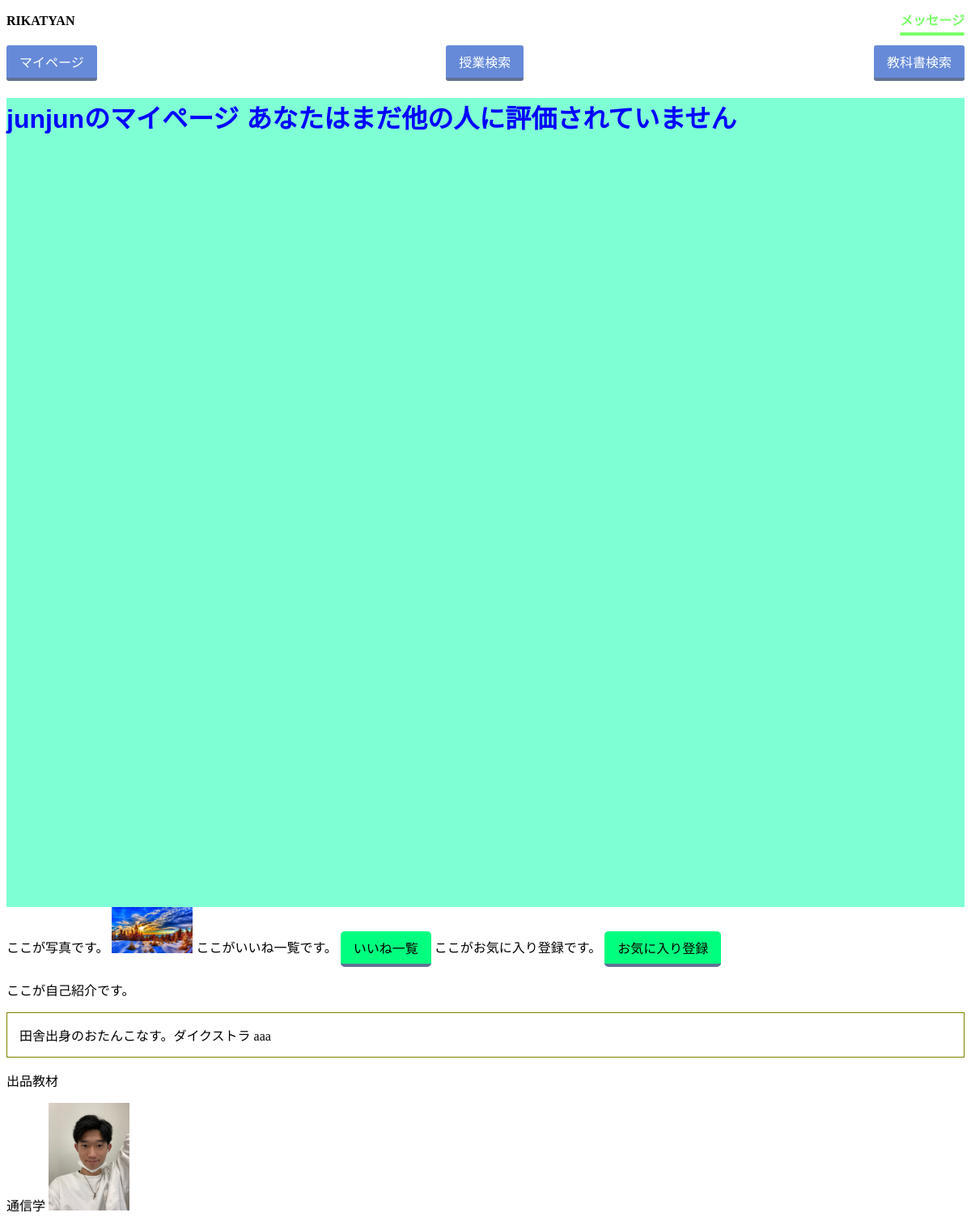
Page /mypage/2/ on the earlier database version.
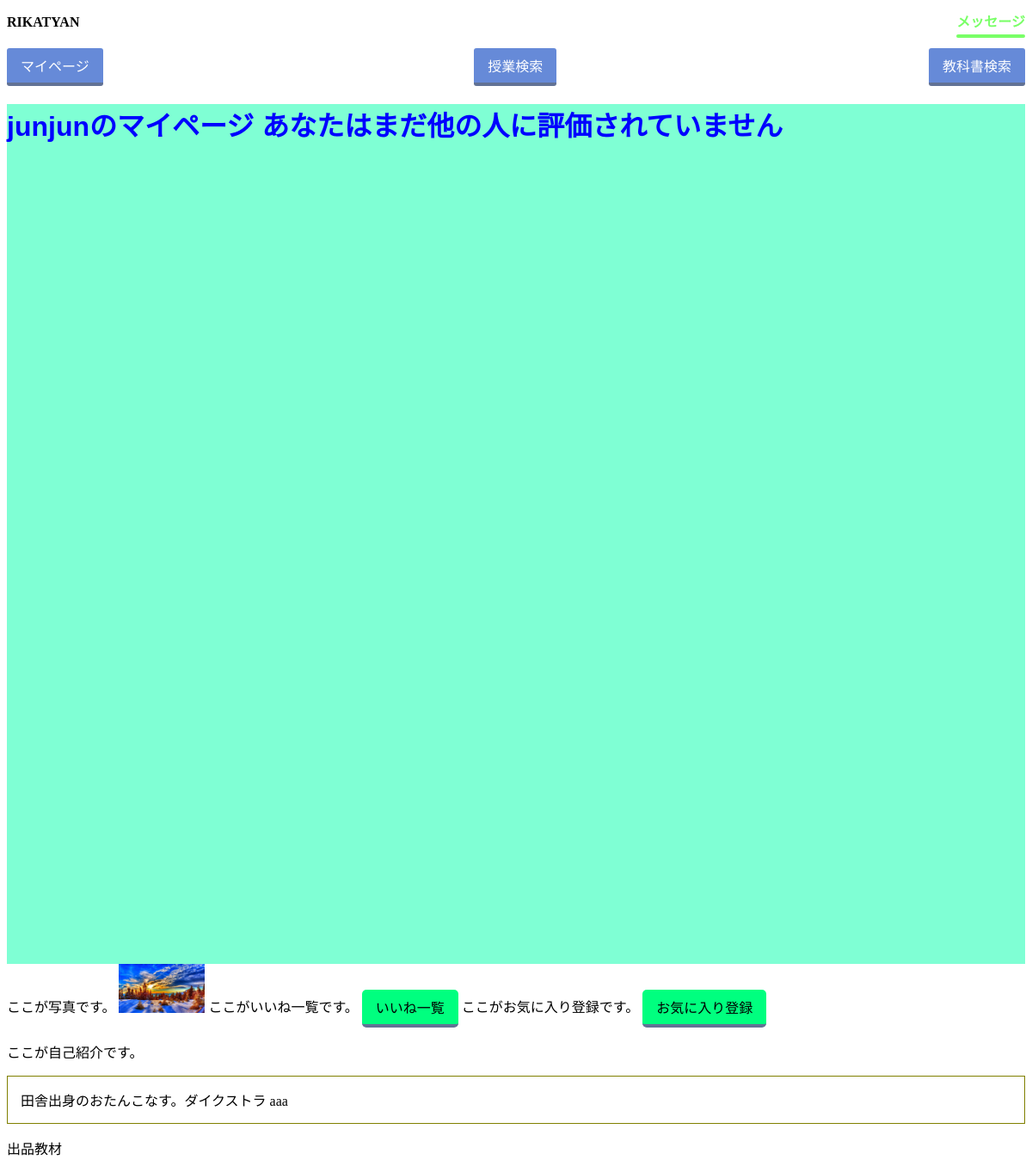
Same page on the later database version.
### users/models.py (models this page shows, shortened)
class Users(AbstractBaseUser, PermissionsMixin):
    user_id = models.IntegerField(primary_key=True)
    username = models.CharField(verbose_name='username', max_length=10, unique=True, validators=[
                                MinLengthValidator(5,), RegexValidator(r'^[a-zA-Z0-9]*$',)])
    student_number = models.CharField(verbose_name='学籍番号', unique=True, max_length=7, validators=[
                                      MinLengthValidator(7,), RegexValidator(r'^[A-Z0-9]*$',)])
    email = models.EmailField(verbose_name='Email', max_length=50)
    image = models.ImageField(
        verbose_name='プロフィール画像', upload_to="src/users/static/users/image/", blank=True, null=True)
    user_comment = models.TextField(
        verbose_name='自己紹介', max_length=300, blank=True, null=True)  # 文字数？
    is_staff = models.BooleanField(default=False)
    is_admin = models.BooleanField(default=False)
    objects = MyUserManager()
    USERNAME_FIELD = 'username'
    REQUIRED_FIELDS = ['student_number']

class Texts(models.Model):
    text_id = models.AutoField(primary_key=True)
    user_id = models.ForeignKey(Users, on_delete=models.CASCADE)  # 外部キー
    class_id = models.ForeignKey(Classes, on_delete=models.CASCADE)  # 外部キー
    title = models.TextField(max_length=50)  # 文字数？商品名
    info = models.TextField(max_length=300)  # 文字数？　商品情報
    sold_flag = models.BooleanField()
    category = models.IntegerField(
        validators=[MinValueValidator(1), MaxValueValidator(6)])  # 数字は？カテゴリ
    state = models.IntegerField(
        validators=[MinValueValidator(1), MaxValueValidator(6)])  # 数字は?商品状態
    date = models.DateTimeField(default=timezone.now)  # レコード登録時の日本時間が保存
    days = models.IntegerField(
        validators=[MinValueValidator(1), MaxValueValidator(4)])  # 数字は？お渡しまでの日数
    image1 = models.ImageField(
        verbose_name='商品画像１', upload_to="src/textpage/static/textpage/image1/", blank=False, null=False)
    image2 = models.ImageField(
        verbose_name='商品画像２', upload_to="src/textpage/static/textpage/image2/", blank=True, null=True)
    image3 = models.ImageField(
        verbose_name='商品画像３', upload_to="src/textpage/static/textpage/image3/", blank=True, null=True)

### mypage/views.py (the view)
# urls.py: path('<int:pk>/', views.MypageView.as_view(), name='mypage'),
class MypageView(generic.DetailView):
    model = Users
    template_name = 'mypage/mypage.html'
    def get_context_data(self, **kwargs):
        context = super(MypageView, self).get_context_data(**kwargs)
        context.update({
            'texts_list': Texts.objects.all(),
            'ueval_avg': Uevals.objects.values('user_id').annotate(avg=models.Avg('eval'))
        })
        return context

### mypage/templates/mypage/mypage.html (shortened to what this page needs)
{% load static %}
<!DOCTYPE html>
    <head>
        <link href="{% static 'css/mypage.css' %}" rel="stylesheet">
        <link href="{% static 'classpages/head.css' %}" rel="stylesheet">
    </head>
    <body>
        {% include 'classpages/head.html' %}
        <div class="top">
            <h1>{{users.username}}のマイページ
                    {% if ueval_avg %}
                        {% for avg in ueval_avg %}
                            {{ avg.avg }}
                        {% endfor %}
                    {% else %}
                        あなたはまだ他の人に評価されていません
                    {% endif %}
        </div>
        <div>
            ここが写真です。
            {% if users.image %}
            <img src="{{users.image.url}}" width = 100px>
            {% endif %}
            ここがいいね一覧です。
            <a href="{% url 'like:like' user.user_id %}" class="button1">いいね一覧</a>
            ここがお気に入り登録です。
            <a href="{% url 'like:likely' user.user_id %}" class="button1">お気に入り登録</a>
            <p>ここが自己紹介です。</p>
            <div style="border: #808000 solid 1px; font-size: 100%; padding: 15px;">{{users.user_comment}}</div>
            <p>出品教材</p>
            {% for text in texts_list %}
                {% if text.user_id.user_id == users.user_id %}
                    {{text.title}}
                    {% if text.image1 %}
                        <a href="{% url 'textpage:textpage' text.text_id%}"  alt="実装例" width="1200" height="814" class="aligncenter size-full wp-image-7509" >
                        <img src="{{text.image1.url}}" width = 100px></a>
                    {% endif %}
                {% endif %}
            {% endfor %}
        </div>
    </body>
</html>

### classpages/templates/classpages/head.html (shortened to what this page needs)
<div class="titlebar">
    <p class="RIKATYAN">RIKATYAN</p>
    <p class="message"><a href={% url 'message:message' user.user_id %} class="btn-border-bottom">メッセージ</a></p>
</div>
<div class="url">
    <p class="mypage"> <a href={% url 'mypage:mypage' user.user_id %} class="button"><span>マイページ</span></a></p>
    <p class="c_search"><a href = "/search" class="button"><span>授業検索</span></a></p>
    <p class="t_search"><a href = "/search" class="button"><span>教科書検索</span></a></p>
</div>

### mypage/static/css/mypage.css (style rules this page uses)
.top { width: 100%; height: 1000px; color: blue; background: aquamarine; font-family: 'Lucida Sans', 'Lucida Sans Regular', 'Lucida Grande', 'Lucida Sans Unicode', Geneva, Verdana, sans-serif; }
.RIKATYAN { display: table-cell; text-align: left; }
.message { display: table-cell; text-align: right; }
.titlebar { display: table; width: 100%; color:black; font-weight:bold; }
.mypage { display: table-cell; text-align: left; }
.c_search { display: table-cell; text-align: center; }
.t_search { display: table-cell; text-align: right; }
.button, .button1, .button2 { display: inline-block; padding: 0.5em 1em; text-decoration: none; background: #668ad8; color: #FFF; border-bottom: solid 4px #627295; border-radius: 3px; border-radius: 5px; }
.button1 { background: springgreen; color: black; }
.url { display: table; width: 100%; color:black; }

### classpages/static/classpages/head.css (style rules this page uses)
.RIKATYAN { display: table-cell; text-align: left; }
.message { display: table-cell; text-align: right; }
.titlebar { display: table; width: 100%; color:black; font-weight:bold; }
.mypage { display: table-cell; text-align: left; }
.c_search { display: table-cell; text-align: center; }
.t_search { display: table-cell; text-align: right; }
.button { display: inline-block; padding: 0.5em 1em; text-decoration: none; background: #668ad8; color: #FFF; border-bottom: solid 4px #627295; border-radius: 3px; }
.button span { display:inline-block; transition: .5s; }
.url { display: table; width: 100%; color:black; }
.btn-border-bottom { position: relative; display: inline-block; font-weight: bold; padding: 0.25em 0; text-decoration: none; color: #79ff67; }
.btn-border-bottom:before { position: absolute; content: ''; width: 100%; height: 4px; top:100%; left: 0; border-radius: 3px; background:#79ff67; transition: .2s; }

Differences in the rows shown:
removed Texts: title "通信学", image1 (picture)
